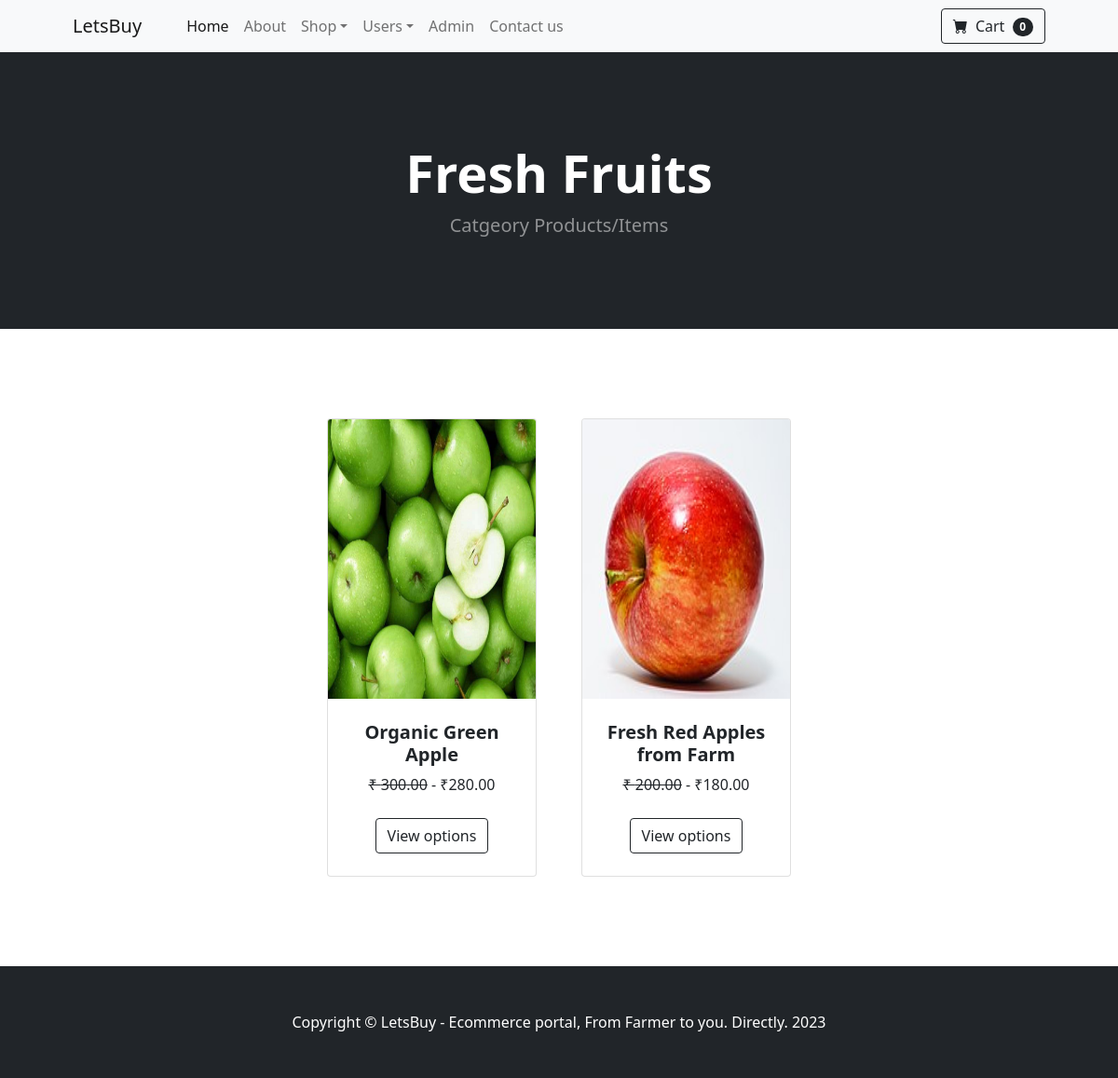
Page /categorywise-products.php?cid=1 on the committed database.
### tables this page shows
CREATE TABLE `category` (
  `id` int(11) NOT NULL,
  `categoryName` varchar(255) DEFAULT NULL,
  `categoryDescription` longtext DEFAULT NULL,
  `creationDate` timestamp NOT NULL DEFAULT current_timestamp(),
  `updationDate` timestamp NULL DEFAULT NULL ON UPDATE current_timestamp(),
  `createdBy` int(11) DEFAULT NULL
);

CREATE TABLE `products` (
  `id` int(11) NOT NULL,
  `category` int(11) NOT NULL,
  `subCategory` int(11) DEFAULT NULL,
  `productName` varchar(255) DEFAULT NULL,
  `productCompany` varchar(255) DEFAULT NULL,
  `productPrice` decimal(10,2) DEFAULT NULL,
  `productPriceBeforeDiscount` decimal(10,2) DEFAULT NULL,
  `productDescription` longtext DEFAULT NULL,
  `productImage1` varchar(255) DEFAULT NULL,
  `productImage2` varchar(255) DEFAULT NULL,
  `productImage3` varchar(255) DEFAULT NULL,
  `shippingCharge` decimal(10,2) DEFAULT NULL,
  `productAvailability` varchar(255) DEFAULT NULL,
  `postingDate` timestamp NULL DEFAULT current_timestamp(),
  `updationDate` timestamp NULL DEFAULT NULL ON UPDATE current_timestamp(),
  `addedBy` int(11) DEFAULT NULL,
  `lastUpdatedBy` int(2) DEFAULT NULL
);

### categorywise-products.php (the view, shortened to what this page needs)
<?php session_start();
include_once('includes/config.php');
?>
<!DOCTYPE html>
<html lang="en">
    <head>
        <link href="https://cdn.jsdelivr.net/npm/bootstrap-icons@1.5.0/font/bootstrap-icons.css" rel="stylesheet" />
        <link href="css/styles.css" rel="stylesheet" />
    </head>
    <body>
<?php include_once('includes/header.php');?>
        <header class="bg-dark py-5">
            <div class="container px-4 px-lg-5 my-5">
<?php
$cid=$_GET['cid'];
$query=mysqli_query($con,"select category.id as catid,category.categoryName from category where id='$cid' ");
while($result=mysqli_fetch_array($query))
{ ?>
                <div class="text-center text-white">
                    <h1 class="display-4 fw-bolder"><?php echo $result['categoryName'];?></h1>
                    <p class="lead fw-normal text-white-50 mb-0">Catgeory Products/Items</p>
                </div>
            <?php } ?>
            </div>
        </header>
        <section class="py-5">
            <div class="container px-4 px-lg-5 mt-5">
                <div class="row gx-4 gx-lg-5 row-cols-2 row-cols-md-3 row-cols-xl-4 justify-content-center">
<?php
$query=mysqli_query($con,"select products.id as pid,products.productImage1,products.productName,products.productPriceBeforeDiscount,products.productPrice from products where category='$cid' order by pid desc  ");
$count=mysqli_num_rows($query);
if($count>0){
while($row=mysqli_fetch_array($query))
{
?>
                    <div class="col mb-5">
                        <div class="card h-100">
                            <img class="card-img-top" src="admin/productimages/<?php echo htmlentities($row['productImage1']);?>" width="350" height="300" alt="<?php echo htmlentities($row['productName']);?>" />
                            <div class="card-body p-4">
                                <div class="text-center">
                                    <h5 class="fw-bolder"><?php echo htmlentities($row['productName']);?></h5>
                                    <span class="text-decoration-line-through">&#8377; <?php echo htmlentities($row['productPriceBeforeDiscount']);?></span> - &#8377;<?php echo htmlentities($row['productPrice']);?>
                                </div>
                            </div>
                            <div class="card-footer p-4 pt-0 border-top-0 bg-transparent">
                                <div class="text-center"><a class="btn btn-outline-dark mt-auto" href="product-details.php?pid=<?php echo htmlentities($row['pid']);?>">View options</a></div>
                            </div>
                        </div>
                    </div>
                <?php } }  else{ ?>
     <h4 style="color:red">No Record found</h4>
<?php } ?>
                </div>
            </div>
        </section>
   <?php include_once('includes/footer.php'); ?>
    </body>
</html>

### rows in the picture
category: categoryName "Fresh Fruits"
products: productImage1 (picture), productName "Organic Green Apple", productPriceBeforeDiscount "300.00", productPrice "280.00"
products: productImage1 (picture), productName "Fresh Red Apples from Farm", productPriceBeforeDiscount "200.00", productPrice "180.00"
